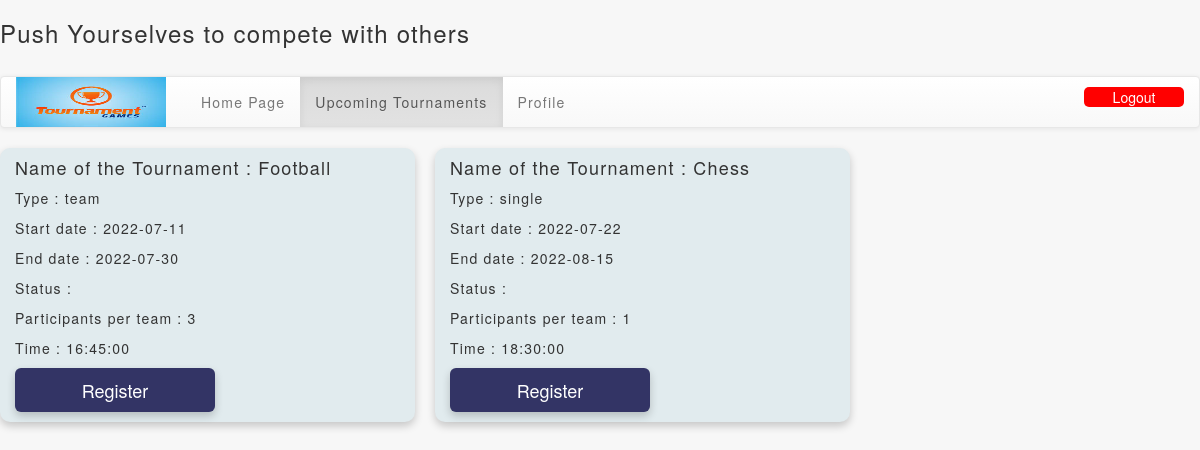
The app's page /upcomingtour.php (signed in) with its own data.
### tables this page shows
CREATE TABLE `tourevents` (
  `tid` int(10) NOT NULL,
  `tname` varchar(30) NOT NULL,
  `type` varchar(20) NOT NULL,
  `start_date` date NOT NULL,
  `end_date` date NOT NULL,
  `status` varchar(15) NOT NULL,
  `minteams` varchar(10) NOT NULL,
  `pperteam` varchar(10) NOT NULL,
  `time` time NOT NULL,
  `tourend_date` date NOT NULL
);

### upcomingtour.php (the view, shortened to what this page needs)
<?php
$conn = new mysqli("localhost:3306", 'root','','tournament');
?>
<!DOCTYPE html>
<html lang="en">
<head>
<h3 class="liketext">Push Yourselves to compete with others</h3>
<link rel="stylesheet" href="https://maxcdn.bootstrapcdn.com/bootstrap/3.4.1/css/bootstrap.min.css">
<link rel="stylesheet" href="https://maxcdn.bootstrapcdn.com/bootstrap/3.3.7/css/bootstrap.min.css" >
        <link rel="stylesheet" href="https://maxcdn.bootstrapcdn.com/bootstrap/3.3.7/css/bootstrap-theme.min.css" >
<div style="padding-top:20px;">
<nav class="navbar navbar-default" >
  <div class="container-fluid">
    <div class="navbar-header">
    <img src="tour.png" width="150px" height="50px">
    </div>
    <ul class="nav navbar-nav">
      <li style="padding-left:20px;"><a href="yourtour.php">Home Page</a></li>
      <li class="active"><a href="upcomingtour.php">Upcoming Tournaments</a></li>
      <li><a href="profile.php">Profile</a></li>
    </ul>
    <input type="button" value="Logout" style="float:right;width: 100px;margin-top:10px;margin-bottom:10px;background-color:red;border-radius:5px;border:None;color:white;" onclick="window.location='logout3.php';"></h1>
  </div>
</nav>
</div>
</head>
<body>
<?php
$sql="SELECT * FROM tourevents";
$data = mysqli_query($conn,$sql);
$n=mysqli_num_rows($data);
$k=$_SESSION['user'];
if($n>0){
  while($row=$data->fetch_assoc()){
    $sql3="SELECT tid from tourall WHERE tid='".$row['tid']."' AND id='".$k."'";
    $data3 = mysqli_query($conn,$sql3);
    $sql4="SELECT teamid from participants WHERE pid='".$k."'";
    $data4 = mysqli_query($conn,$sql4);
    $row4=$data4->fetch_assoc();
    $sql5="SELECT tid FROM tourall WHERE tid='".$row['tid']."' AND id='".$row4['teamid']."'";
    $data5 = mysqli_query($conn,$sql5);
    if(mysqli_num_rows($data3)==1 && $row['type']=='single'){
      continue;
    }
    if(mysqli_num_rows($data5)==1 && $row['type']=='team'){
      continue;
    }
    else{
    ?>
    <div class="card1">
  <div class="card" style="width:400px;">
    <div class="card-body">
      <h4 class="card-title">Name of the Tournament : <?php echo $row['tname'];?></h4>
      <p class="card-text">Type : <?php echo $row['type'];?></p>
      <p class="card-text">Start date : <?php echo $row['start_date'];?></p>
      <p class="card-text">End date : <?php echo $row['end_date'];?></p>
      <p class="card-text">Status : <?php echo $sta;?></p>
      <p class="card-text">Participants per team : <?php echo $row['pperteam'];?></p>
      <p class="card-text">Time : <?php echo $row['time'];?></p>
    </div>
  </div>
            <div class="container-box">
              <?php
              if($row['status']!=1){
                ?>
                <button type="button" class="btn-lg" disabled>Register</button>
                <?php
              }
              else{
              ?>
                <button type="button" class="btn-lg" data-toggle="modal" data-target="#myModal<?php echo $row['tid'];?>" >Register</button>
                <?php
              }
              ?>
            </div>
    </div>
    <?php
    }
  }
}
?>
</body>
</html>

### upcomingtour.php (style rules this page uses)
* { box-sizing: border-box; margin: 0px; padding:0px; }
body { background-color: #F7F7F7; letter-spacing: 1.2px; }
.card1 { float: left; box-shadow: 0 4px 8px 0 rgba(0,0,0,0.2); transition: 0.3s; padding-left:15px; margin-right: 20px; margin-bottom: 50px; background-color: #E1EBEE; border-radius:10px; }
.btn-lg { background-color:#333465; border: none; outline: none; color: white; box-shadow: 0 4px 8px 0 rgba(0,0,0,0.2); margin-right: 10px; margin-bottom: 10px; min-width: 200px; max-width: 250px; text-align: center; }

### records on screen
tourevents: tname "Football", type "team", start_date "2022-07-11", end_date "2022-07-30", pperteam "3", time "16:45:00", status "Register"
tourevents: tname "Chess", type "single", start_date "2022-07-22", end_date "2022-08-15", pperteam "1", time "18:30:00", status "Register"
